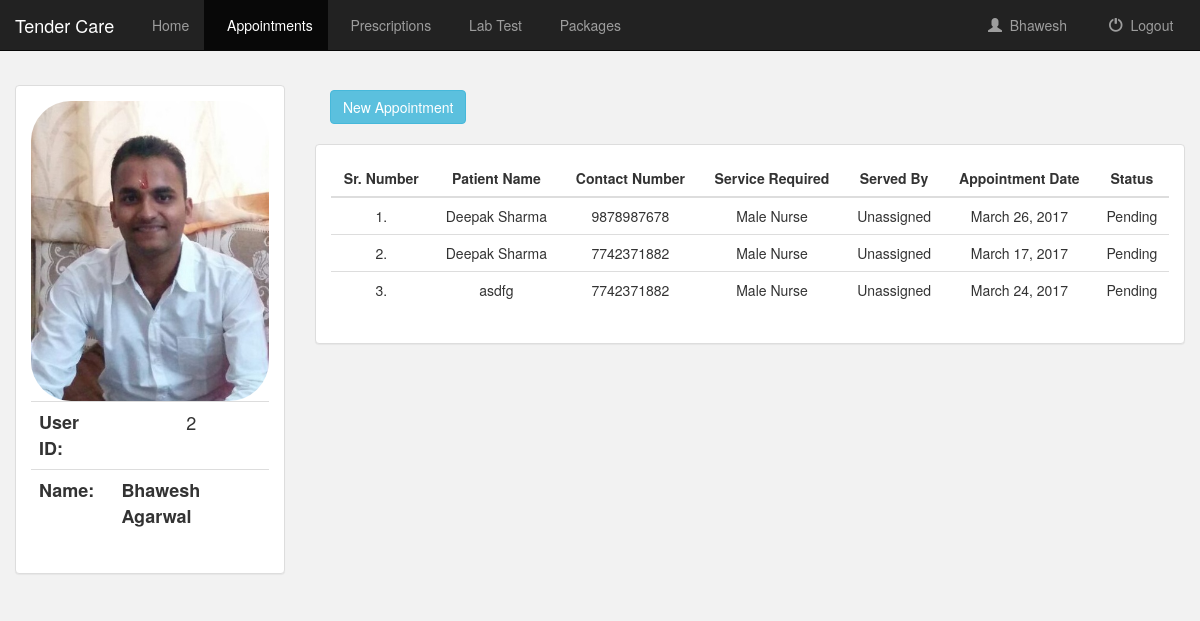
The app's page /appointment/ (signed in) with its own data.
### service/models.py (models this page shows, shortened)
class UserProfile(models.Model):
	GENDER_CHOICES = (
		('M', 'Male'),
		('F', 'Female'),
	)
	user = models.OneToOneField(User)
	gender =models.CharField(max_length=10, choices=GENDER_CHOICES, default = 'M')
	profile_photo = models.ImageField()
	contact_number = models.IntegerField()
	age = models.PositiveIntegerField()
	address = models.CharField(max_length=1000)

class AppointmentDetail(models.Model):
	user = models.ForeignKey(User, default=1)
	MALENURSE = 'Male Nurse'
	FEMALENURSE = 'Female Nurse'
	BABYSITTER = 'Baby Sitter'
	PHYSIOTHERAPIST = 'Physiotherapist'
	service_choices = (
		(MALENURSE, 'Male Nurse'),
		(FEMALENURSE, 'Female Nurse'),
		(BABYSITTER, 'Babysitter'),
		(PHYSIOTHERAPIST, 'physiotherapist'),
		)
	patient_name = models.CharField(max_length=50)
	phone_number = models.CharField(max_length=10, default= None)
	service_required = models.CharField(max_length=20, choices = service_choices, default = MALENURSE)
	served_by = models.CharField(max_length=50, default='Unassigned')
	appointment_date = models.DateField(auto_now=False, auto_now_add=False)
	status = models.CharField(max_length=50, default='Pending')

### service/views.py (the view)
# urls.py: url(r'^appointment/$', views.appointment, name='appointment'),
def appointment(request):
	if not request.user.is_authenticated():
		return render(request, 'service/login.html')
	else:
		userdata = UserProfile.objects.filter(user = request.user)
		all_appointment = AppointmentDetail.objects.filter(user = request.user)
		return render(request,'service/appointment.html', {'all_appointment' : all_appointment, 'userdata' : userdata,})

### service/templates/service/appointment.html (shortened to what this page needs)
{% extends 'service/base.html' %}
{% block appointments_active %}active{% endblock %}
{% block body %}
	<ul class="nav nav-pills" style="margin-bottom: 10px;">
		<li role="presentation"><a href="{% url 'service:add_appointment' %}"><button class="btn btn-info">New Appointment</button></a></li>
	</ul>
		<div class="panel panel-default">
			<div class="panel-body" >
				<table class="table">
					<thead>
						<tr>
							<th> <center> Sr. Number </center></th>
							<th> <center> Patient Name </center> </th>
							<th> <center> Contact Number </center> </th>
							<th> <center> Service Required </center> </th>
							<th> <center> Served By </center> </th>
							<th> <center> Appointment Date </center> </th>
							<th> <center> Status </center> </th>
						</tr>
					</thead>
					<tbody>
						{% for appointments in all_appointment %}
							<tr>
								<td> <center> {{ forloop.counter }}. </center></td>
								<td> <center> {{ appointments.patient_name }} </center> </td>
								<td> <center> {{ appointments.phone_number }} </center> </td>
								<td> <center> {{ appointments.service_required }} </center> </td>
								<td> <center> {{ appointments.served_by }} </center> </td>
								<td> <center> {{ appointments.appointment_date }} </center> </td>
								<td> <center> {{ appointments.status }} </center> </td>
							</tr>
						{% endfor %}
					</tbody>
				</table>
			</div>
		</div>
{% endblock %}

### service/templates/service/base.html
{% extends 'service/base_navbar.html' %}
{% block basebody %}
<div class="container-fluid userd">
	<div class="row">
		<div class="col-sm-3 userinfod">
			<div class="panel panel-default">
				<div class="panel-body">
					{% if userdata %}
						{% for userdt in userdata %}
							<img src="{{ userdt.profile_photo.url}}" class="img-responsive userimg">
						{% endfor %}
					{% else %}
						<img src="../media/user.png" class="img-responsive userimg">
					{% endif %}
							<table class="table userbase">
								<tr>
									<th>User ID:</th>
									<td>{{user.pk}}</td>
								</tr>
								<tr>
									<th>Name:</th>
									{% if user.get_full_name %}
										<th>{{user.get_full_name|title}}</th>
									{% else %}
										<th>{{user.username|title}}</th>
									{% endif %}
								</tr>
							</table>
				</div>
			</div>
		</div>
		<div class="col-sm-9">
			{% block body %}
			{% endblock %}
		</div>
	</div>
</div>
{% endblock %}

### service/templates/service/base_navbar.html (shortened to what this page needs)
<!Doctype html>
<html lang="en">
	<head>
		{% load staticfiles %}
		<link rel="stylesheet" href="https://maxcdn.bootstrapcdn.com/bootstrap/3.3.7/css/bootstrap.min.css?v=1" />
		<link rel="stylesheet" type="text/css" href="{% static 'service/style.css' %}?v=1" />
	</head>
	<body class="body">
		<nav class="navbar navbar-inverse navbar-fixed-top">
			<div class="container-fluid">
		        <div class="navbar-header">
		            <a class="navbar-brand" href="{% url 'service:index' %}">Tender Care</a>
		        </div>
		        <div class="collapse navbar-collapse" id="topNavBar">
		        	<ul class="nav navbar-nav">
		                <li class="{% block home_active %}{% endblock %}"><a href="{% url 'service:home' %}">&nbsp; Home</a></li>
		                <li class="{% block appointments_active %}{% endblock %}"><a href="{% url 'service:appointment' %}">&nbsp; Appointments</a></li>
		                <li class="{% block prescriptions_active %}{% endblock %}"><a href="{% url 'service:prescription' %}">&nbsp; Prescriptions</a></li>
		                <li class="{% block test_active %}{% endblock %}"><a href="#">&nbsp; Lab Test</a></li>
		                <li class="{% block Packages_active %}{% endblock %}"><a href="{% url 'service:package' %}">&nbsp; Packages</a></li>
		            </ul>
					<ul class="nav navbar-nav navbar-right">
					    <li class="{% block user_active %}{% endblock %}">
					        <a href="{% url 'service:user_detail' %}">
					            <span class="glyphicon glyphicon-user" aria-hidden="true"></span>&nbsp; {{ user.get_username|title }} &nbsp;&nbsp;
					        </a>
					    </li>
					    <li>
					        <a href="{% url 'service:logout_user' %}">
					            <span class="glyphicon glyphicon-off" aria-hidden="true"></span>&nbsp; Logout &nbsp;&nbsp;
					        </a>
					    </li>
					</ul>
		        </div>
			</div>
		</nav>
		{% block basebody %}
		{% endblock %}
	</body>
</html>

### service/static/service/style.css (style rules this page uses)
.body { background-color: #f2f2f2; }
.userd { margin-top: 80px; }
.userinfod { margin-top: 5px; }
.userimg { width: 300px; height: 300px; border-radius: 40px; }
.userbase { font-size: 18px; text-align: center; }

### records on screen
UserProfile: profile_photo (picture)
AppointmentDetail: patient_name "Deepak Sharma", phone_number "9878987678", service_required "Male Nurse", served_by "Unassigned", appointment_date "March 26, 2017", status "Pending"
AppointmentDetail: patient_name "Deepak Sharma", phone_number "7742371882", service_required "Male Nurse", served_by "Unassigned", appointment_date "March 17, 2017", status "Pending"
AppointmentDetail: patient_name "asdfg", phone_number "7742371882", service_required "Male Nurse", served_by "Unassigned", appointment_date "March 24, 2017", status "Pending"

### other values on screen
{{ user.get_username|title }} "Bhawesh"
{{ user.pk }} "2"
{{ user.get_full_name|title }} "Bhawesh Agarwal"
